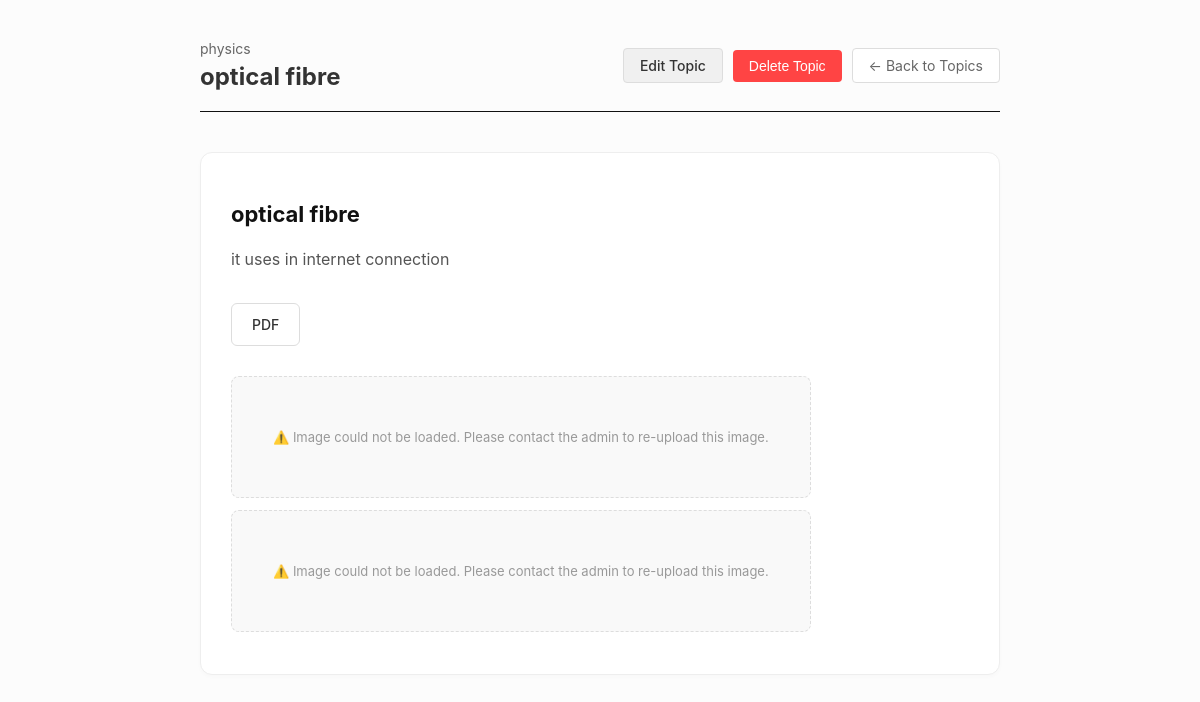
The app's page /guidance/tgt/subject/37/topic/49/ (signed in), older data.
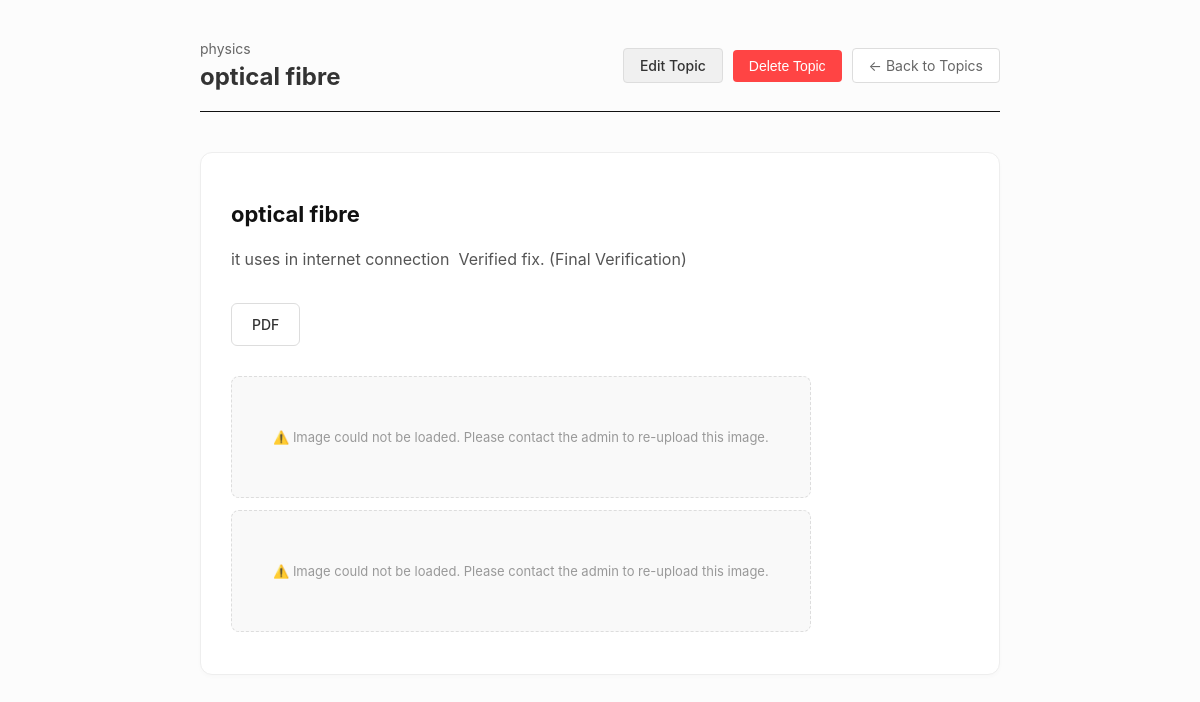
The same page, newer data.
### core/models.py (models this page shows, shortened)
class GuidanceSubject(models.Model):
    category = models.ForeignKey(GuidanceCategory, on_delete=models.CASCADE, related_name='subjects')
    name = models.CharField(max_length=100)
    class Meta:
        unique_together = ['category', 'name']

class GuidanceTopic(models.Model):
    subject = models.ForeignKey(GuidanceSubject, on_delete=models.CASCADE, related_name='topics')
    title = models.CharField(max_length=200)
    description = models.TextField(blank=True)
    ppt_file = models.FileField(upload_to='guidance/ppts/', storage=get_raw_storage, blank=True, null=True)
    pdf_file = models.FileField(upload_to='guidance/pdfs/', storage=get_raw_storage, blank=True, null=True)
    image = models.ImageField(upload_to='guidance/images/', blank=True, null=True)
    is_for_everyone = models.BooleanField(default=True)
    assigned_users = models.ManyToManyField(User, blank=True, related_name='assigned_guidance')
    created_at = models.DateTimeField(auto_now_add=True)

class GuidanceTopicFile(models.Model):
    topic = models.ForeignKey(GuidanceTopic, on_delete=models.CASCADE, related_name='files')
    file = models.FileField(upload_to='guidance/files/', storage=get_raw_storage)
    file_type = models.CharField(max_length=20, choices=[('ppt', 'PPT'), ('pdf', 'PDF'), ('image', 'Image')], default='other')
    created_at = models.DateTimeField(auto_now_add=True)

### core/views.py (the view, shortened to what this page needs)
# urls.py: path('guidance/<slug:category_slug>/subject/<int:subject_id>/topic/<int:topic_id>/', views.syllabus_topic_detail_view, name='syllabus_topic_detail'),
@login_required(login_url='login_view')
def syllabus_topic_detail_view(request, category_slug, subject_id, topic_id):
    from .models import GuidanceCategory, GuidanceSubject, GuidanceTopic
    from django.shortcuts import get_object_or_404
    category = get_object_or_404(GuidanceCategory, slug=category_slug)
    subject = get_object_or_404(GuidanceSubject, id=subject_id, category=category)
    topic = get_object_or_404(GuidanceTopic, id=topic_id, subject=subject)
    has_access = False
    if request.user.is_superuser:
        has_access = True
    elif topic.is_for_everyone:
        has_access = True
    elif request.user.is_authenticated and topic.assigned_users.filter(id=request.user.id).exists():
        has_access = True
    return render(request, 'core/syllabus_topic_detail.html', {
        'category': category,
        'subject': subject,
        'topic': topic,
        'view_as_user': request.GET.get('view_as') if request.user.is_superuser else None
    })

### core/context_processors.py (called while the page is built)
def user_verification_context(request):
    context = {
        'user_first_name': None,
        'user_full_name': None
    }
    if request.user.is_authenticated:
        try:
            if hasattr(request.user, 'verification'):
                verification = request.user.verification
                if verification.full_name:
                    context['user_full_name'] = verification.full_name
                    context['user_first_name'] = verification.full_name.split()[0]
        except:
            pass
    return context

def site_settings(request):
    from .models import SiteSettings
    settings = SiteSettings.objects.first()
    if not settings:
        settings = SiteSettings.objects.create()
    return {'site_settings': settings}

### core/templates/core/syllabus_topic_detail.html (shortened to what this page needs)
<!DOCTYPE html>
<html lang="en">
<head>
</head>
<body>
    <div class="container">
        <div class="header">
            <div>
                <div style="font-size: 14px; color: #666; margin-bottom: 5px;">{{ subject.name }}</div>
                <h1>{{ topic.title }}</h1>
            </div>
            <div style="display: flex; gap: 10px; align-items: center;">
                {% if request.user.is_superuser %}
                <a href="{% url 'syllabus_topic_edit' category.slug subject.id topic.id %}{% if view_as_user %}?view_as={{ view_as_user }}{% endif %}"
                    class="btn-edit view-mode-only">Edit Topic</a>
                <form
                    action="{% url 'delete_topic' topic.id %}{% if view_as_user %}?view_as={{ view_as_user }}{% endif %}"
                    method="POST" class="view-mode-only"
                    onsubmit="return confirm('Are you sure you want to permanently delete this topic? This action cannot be undone.');">
                    <button type="submit"
                        style="background: #ff4444; color: white; border: none; padding: 8px 16px; border-radius: 4px; cursor: pointer; font-size: 14px; font-weight: 500;">Delete
                        Topic</button>
                </form>
                {% endif %}
                <a href="{% url 'syllabus_subject' category_slug=category.slug subject_id=subject.id %}{% if view_as_user %}?view_as={{ view_as_user }}{% endif %}"
                    class="back-btn view-mode-only">←
                    Back to Topics</a>
            </div>
        </div>
        <div class="topic-content" id="topic-content-container">
            <h2 class="topic-header-title view-mode-only">{{ topic.title }}</h2>
            {% if topic.description %}
            <div class="topic-desc view-mode-only">{{ topic.description|linebreaks }}</div>
            {% endif %}
            <div class="attachments view-mode-only">
                {% for file in topic.files.all %}
                {% if file.file_type != 'image' %}
                <a href="{{ file.file.url }}" class="attachment-link" target="_blank">
                    {% if file.file_type == 'ppt' %}PPT{% elif file.file_type == 'pdf' %}PDF{% else %}File{% endif %}
                </a>
                {% endif %}
                {% endfor %}
            </div>
            <div class="topic-images view-mode-only" style="margin-top: 20px;">
                {% for file in topic.files.all %}
                {% if file.file_type == 'image' %}
                <div style="position:relative; display:inline-block; margin-bottom:12px;">
                    <div
                        style="display:none; width:100%; min-height:80px; background:#f9f9f9; border:1px dashed #ddd; border-radius:8px; align-items:center; justify-content:center; font-size:13px; color:#999; padding:20px;">
                        ⚠️ Image could not be loaded. Please contact the admin to re-upload this image.</div>
                </div>
                {% endif %}
                {% endfor %}
            </div>
        </div>
    </div>
</body>
</html>

### core/templates/core/syllabus_topic_detail.html (style rules this page uses)
body { margin: 0; font-family: 'Inter', sans-serif; background: #fcfcfc; color: #333; }
.container { max-width: 800px; margin: 0 auto; padding: 40px 20px; }
.header { display: flex; justify-content: space-between; align-items: center; margin-bottom: 40px; border-bottom: 1px solid #111; padding-bottom: 20px; }
.header h1 { font-size: 24px; font-weight: 700; margin: 0; }
.back-btn { text-decoration: none; color: #666; font-size: 14px; border: 1px solid #ddd; padding: 8px 16px; border-radius: 4px; background: white; transition: all 0.3s ease; }
.topic-content { background: white; border: 1px solid #eee; border-radius: 12px; overflow: hidden; box-shadow: 0 2px 4px rgba(0, 0, 0, 0.02); padding: 30px; }
.topic-header-title { font-size: 22px; font-weight: 700; margin-bottom: 20px; color: #111; }
.topic-desc { margin-bottom: 30px; color: #555; line-height: 1.6; white-space: pre-wrap; }
.attachments { display: flex; gap: 15px; flex-wrap: wrap; margin-bottom: 30px; }
.attachment-link { display: inline-flex; align-items: center; gap: 8px; padding: 12px 20px; border: 1px solid #ddd; border-radius: 6px; text-decoration: none; color: #333; font-size: 14px; font-weight: 500; background: #fff; transition: all 0.3s ease; }
.btn-edit { background: #f0f0f0; color: #333; border: 1px solid #ddd; padding: 8px 16px; border-radius: 4px; cursor: pointer; font-size: 14px; font-weight: 500; text-decoration: none; }

Row changes from the older to the newer data that the page shows:
changed GuidanceTopic "optical fibre": description "it uses in internet connection" → "it uses in internet connection Verified fix. (Final Verification)"
